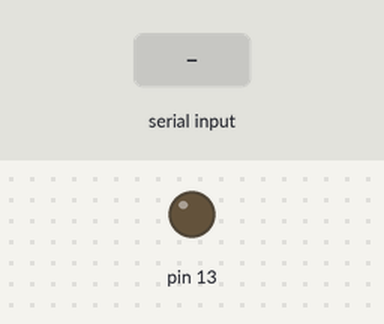
The sketch below on a simulated Arduino Uno, built with avr-gcc and run on an emulated ATmega328P. Parts: output pins drawn as LEDs (lit = HIGH). Dashed ring = blinking. Inputs (shaded band) come from the test bench.

Above: at 1.2 s.
1.3 s: "P" received over Serial
At 2.0 s:
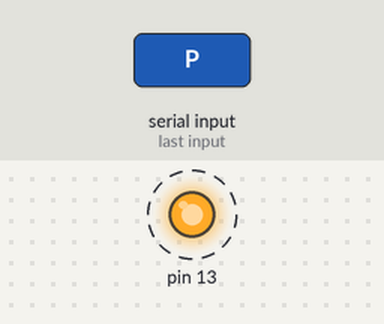
5.8 s: "D" received over Serial
At 7.0 s:
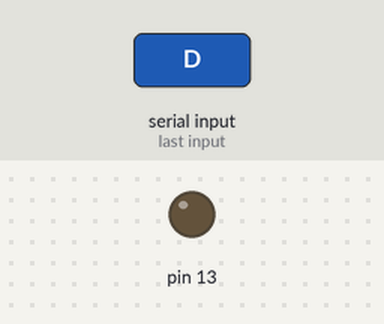
Timing chart, 0 to 8.8 s (numbered marks = the images above; inputs shaded):
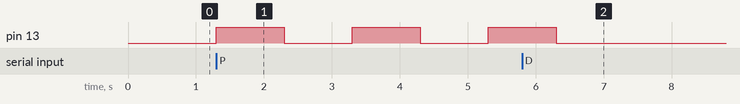

Measured:
- after the input at 1.3 s, pin 13: alternates HIGH for 1.0 s and LOW for 1.0 s, starting at once
- after the input at 5.8 s, pin 13: goes on until 6.3 s, then stays LOW

The sketch:

ligaDesliga.ino
```cpp
char status = 'D';

void setup() {
  pinMode(13, OUTPUT);
  Serial.begin(9600);
}

void loop() {
  if(Serial.available()>0){
    char command = Serial.read();
    if (command == 'P'){
      status = 'P';
    }
    if (command == 'L'){
      status = 'L';
    }
    if (command == 'D'){
      status = 'D';
    }

  }


  if (status == 'D'){
    digitalWrite(13, LOW);
  }
  else if(status == 'L'){
    bool blink = false;
    digitalWrite(13, HIGH);
  }
  else if(status == 'P'){
    digitalWrite(13, HIGH);
    delay(1000);
    digitalWrite(13, LOW);
    delay(1000);
  }
}
```
